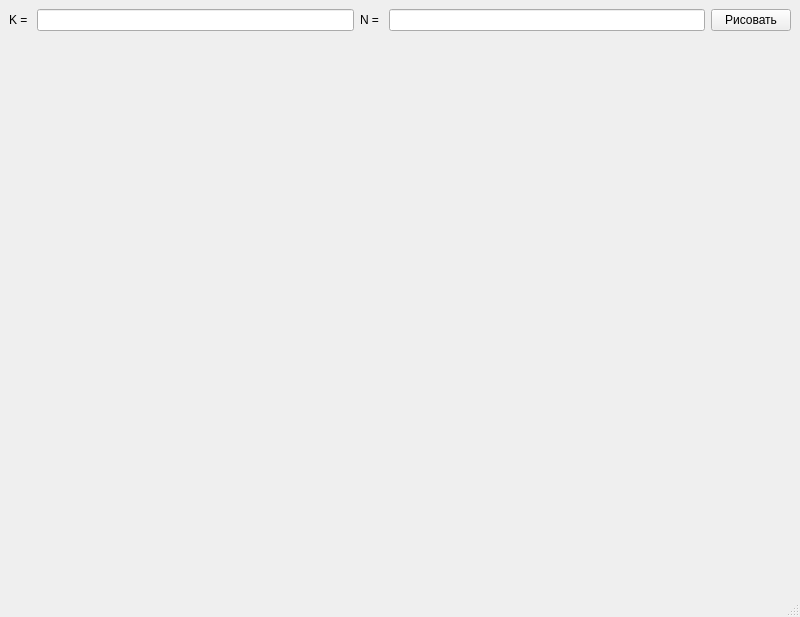
<?xml version="1.0" encoding="UTF-8"?>
<ui version="4.0">
 <class>MainWindow</class>
 <widget class="QMainWindow" name="MainWindow">
  <property name="geometry">
   <rect>
    <x>0</x>
    <y>0</y>
    <width>800</width>
    <height>617</height>
   </rect>
  </property>
  <property name="windowTitle">
   <string>MainWindow</string>
  </property>
  <widget class="QWidget" name="centralwidget">
   <layout class="QGridLayout" name="gridLayout">
    <item row="0" column="4">
     <widget class="QPushButton" name="drawIt">
      <property name="text">
       <string>Рисовать</string>
      </property>
     </widget>
    </item>
    <item row="0" column="2">
     <widget class="QLabel" name="label_2">
      <property name="styleSheet">
       <string notr="true">font: 12pt &quot;MS Shell Dlg 2&quot;;</string>
      </property>
      <property name="text">
       <string>N = </string>
      </property>
     </widget>
    </item>
    <item row="0" column="0">
     <widget class="QLabel" name="label">
      <property name="styleSheet">
       <string notr="true">font: 12pt &quot;MS Shell Dlg 2&quot;;</string>
      </property>
      <property name="text">
       <string>K = </string>
      </property>
     </widget>
    </item>
    <item row="1" column="1" colspan="3">
     <widget class="QLabel" name="error">
      <property name="sizePolicy">
       <sizepolicy hsizetype="Preferred" vsizetype="Fixed">
        <horstretch>0</horstretch>
        <verstretch>0</verstretch>
       </sizepolicy>
      </property>
      <property name="styleSheet">
       <string notr="true">font: 12pt &quot;MS Shell Dlg 2&quot;;</string>
      </property>
      <property name="text">
       <string/>
      </property>
     </widget>
    </item>
    <item row="0" column="1">
     <widget class="QLineEdit" name="k">
      <property name="styleSheet">
       <string notr="true">font: 12pt &quot;MS Shell Dlg 2&quot;;</string>
      </property>
     </widget>
    </item>
    <item row="0" column="3">
     <widget class="QLineEdit" name="n">
      <property name="styleSheet">
       <string notr="true">font: 12pt &quot;MS Shell Dlg 2&quot;;</string>
      </property>
     </widget>
    </item>
    <item row="2" column="0" colspan="5">
     <widget class="QLabel" name="image_label">
      <property name="text">
       <string/>
      </property>
     </widget>
    </item>
   </layout>
  </widget>
  <widget class="QMenuBar" name="menubar">
   <property name="geometry">
    <rect>
     <x>0</x>
     <y>0</y>
     <width>800</width>
     <height>26</height>
    </rect>
   </property>
  </widget>
  <widget class="QStatusBar" name="statusbar"/>
 </widget>
 <resources/>
 <connections/>
</ui>
